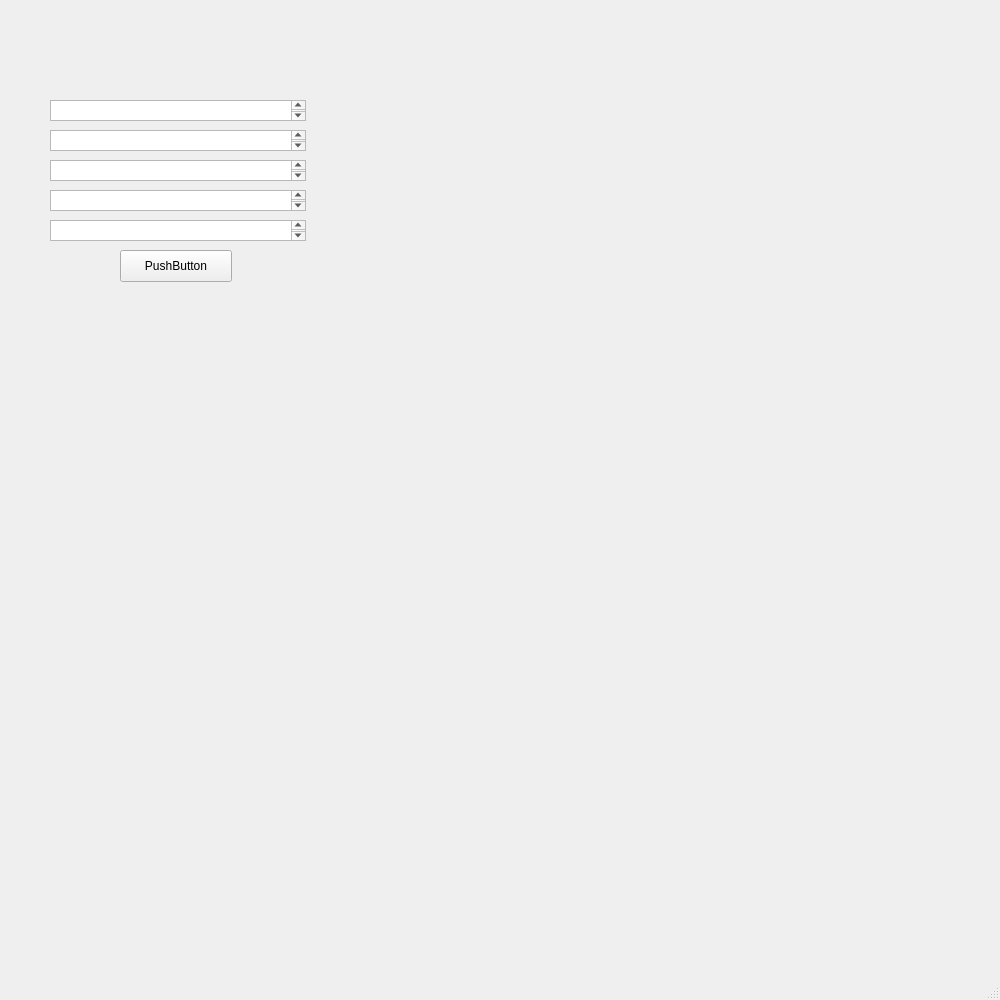
<?xml version="1.0" encoding="UTF-8"?>
<ui version="4.0">
 <class>MainWindow</class>
 <widget class="QMainWindow" name="MainWindow">
  <property name="geometry">
   <rect>
    <x>0</x>
    <y>0</y>
    <width>1000</width>
    <height>1000</height>
   </rect>
  </property>
  <property name="minimumSize">
   <size>
    <width>1000</width>
    <height>1000</height>
   </size>
  </property>
  <property name="windowTitle">
   <string>MainWindow</string>
  </property>
  <widget class="QWidget" name="centralwidget">
   <widget class="QPushButton" name="pushButton">
    <property name="geometry">
     <rect>
      <x>120</x>
      <y>250</y>
      <width>112</width>
      <height>32</height>
     </rect>
    </property>
    <property name="text">
     <string>PushButton</string>
    </property>
   </widget>
   <widget class="QTextBrowser" name="mac">
    <property name="geometry">
     <rect>
      <x>50</x>
      <y>100</y>
      <width>256</width>
      <height>21</height>
     </rect>
    </property>
   </widget>
   <widget class="QTextBrowser" name="ipv4">
    <property name="geometry">
     <rect>
      <x>50</x>
      <y>130</y>
      <width>256</width>
      <height>21</height>
     </rect>
    </property>
   </widget>
   <widget class="QTextBrowser" name="netmask">
    <property name="geometry">
     <rect>
      <x>50</x>
      <y>190</y>
      <width>256</width>
      <height>21</height>
     </rect>
    </property>
   </widget>
   <widget class="QTextBrowser" name="broadcast">
    <property name="geometry">
     <rect>
      <x>50</x>
      <y>160</y>
      <width>256</width>
      <height>21</height>
     </rect>
    </property>
   </widget>
   <widget class="QTextBrowser" name="status">
    <property name="geometry">
     <rect>
      <x>50</x>
      <y>220</y>
      <width>256</width>
      <height>21</height>
     </rect>
    </property>
   </widget>
  </widget>
  <widget class="QMenuBar" name="menubar">
   <property name="geometry">
    <rect>
     <x>0</x>
     <y>0</y>
     <width>1000</width>
     <height>22</height>
    </rect>
   </property>
  </widget>
  <widget class="QStatusBar" name="statusbar"/>
 </widget>
 <resources/>
 <connections/>
</ui>
